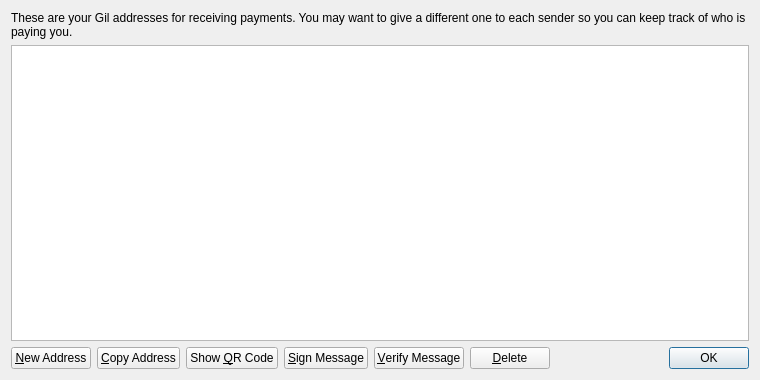
<?xml version="1.0" encoding="UTF-8"?>
<ui version="4.0">
 <class>AddressBookPage</class>
 <widget class="QWidget" name="AddressBookPage">
  <property name="geometry">
   <rect>
    <x>0</x>
    <y>0</y>
    <width>760</width>
    <height>380</height>
   </rect>
  </property>
  <property name="windowTitle">
   <string>Address Book</string>
  </property>
  <layout class="QVBoxLayout" name="verticalLayout">
   <item>
    <widget class="QLabel" name="labelExplanation">
     <property name="text">
      <string>These are your Gil addresses for receiving payments. You may want to give a different one to each sender so you can keep track of who is paying you.</string>
     </property>
     <property name="textFormat">
      <enum>Qt::PlainText</enum>
     </property>
     <property name="wordWrap">
      <bool>true</bool>
     </property>
    </widget>
   </item>
   <item>
    <widget class="QTableView" name="tableView">
     <property name="contextMenuPolicy">
      <enum>Qt::CustomContextMenu</enum>
     </property>
     <property name="toolTip">
      <string>Double-click to edit address or label</string>
     </property>
     <property name="tabKeyNavigation">
      <bool>false</bool>
     </property>
     <property name="alternatingRowColors">
      <bool>true</bool>
     </property>
     <property name="selectionMode">
      <enum>QAbstractItemView::SingleSelection</enum>
     </property>
     <property name="selectionBehavior">
      <enum>QAbstractItemView::SelectRows</enum>
     </property>
     <property name="sortingEnabled">
      <bool>true</bool>
     </property>
     <attribute name="verticalHeaderVisible">
      <bool>false</bool>
     </attribute>
    </widget>
   </item>
   <item>
    <layout class="QHBoxLayout" name="horizontalLayout">
     <item>
      <widget class="QPushButton" name="newAddressButton">
       <property name="toolTip">
        <string>Create a new address</string>
       </property>
       <property name="text">
        <string>&amp;New Address</string>
       </property>
       <property name="icon">
        <iconset resource="../bitcoin.qrc">
         <normaloff>:/icons/add</normaloff>:/icons/add</iconset>
       </property>
      </widget>
     </item>
     <item>
      <widget class="QPushButton" name="copyToClipboard">
       <property name="toolTip">
        <string>Copy the currently selected address to the system clipboard</string>
       </property>
       <property name="text">
        <string>&amp;Copy Address</string>
       </property>
       <property name="icon">
        <iconset resource="../bitcoin.qrc">
         <normaloff>:/icons/editcopy</normaloff>:/icons/editcopy</iconset>
       </property>
      </widget>
     </item>
     <item>
      <widget class="QPushButton" name="showQRCode">
       <property name="text">
        <string>Show &amp;QR Code</string>
       </property>
       <property name="icon">
        <iconset resource="../bitcoin.qrc">
         <normaloff>:/icons/qrcode</normaloff>:/icons/qrcode</iconset>
       </property>
      </widget>
     </item>
     <item>
      <widget class="QPushButton" name="signMessage">
       <property name="toolTip">
        <string>Sign a message to prove you own a Bitcoin address</string>
       </property>
       <property name="text">
        <string>&amp;Sign Message</string>
       </property>
       <property name="icon">
        <iconset resource="../bitcoin.qrc">
         <normaloff>:/icons/edit</normaloff>:/icons/edit</iconset>
       </property>
      </widget>
     </item>
     <item>
      <widget class="QPushButton" name="verifyMessage">
       <property name="toolTip">
        <string>Verify a message to ensure it was signed with a specified Bitcoin address</string>
       </property>
       <property name="text">
        <string>&amp;Verify Message</string>
       </property>
       <property name="icon">
        <iconset resource="../bitcoin.qrc">
         <normaloff>:/icons/transaction_0</normaloff>:/icons/transaction_0</iconset>
       </property>
      </widget>
     </item>
     <item>
      <widget class="QPushButton" name="deleteButton">
       <property name="toolTip">
        <string>Delete the currently selected address from the list. Only sending addresses can be deleted.</string>
       </property>
       <property name="text">
        <string>&amp;Delete</string>
       </property>
       <property name="icon">
        <iconset resource="../bitcoin.qrc">
         <normaloff>:/icons/remove</normaloff>:/icons/remove</iconset>
       </property>
      </widget>
     </item>
     <item>
      <spacer name="horizontalSpacer">
       <property name="orientation">
        <enum>Qt::Horizontal</enum>
       </property>
       <property name="sizeHint" stdset="0">
        <size>
         <width>40</width>
         <height>20</height>
        </size>
       </property>
      </spacer>
     </item>
     <item>
      <widget class="QDialogButtonBox" name="buttonBox">
       <property name="sizePolicy">
        <sizepolicy hsizetype="Maximum" vsizetype="Fixed">
         <horstretch>0</horstretch>
         <verstretch>0</verstretch>
        </sizepolicy>
       </property>
       <property name="standardButtons">
        <set>QDialogButtonBox::Ok</set>
       </property>
      </widget>
     </item>
    </layout>
   </item>
  </layout>
 </widget>
 <resources>
  <include location="../bitcoin.qrc"/>
 </resources>
 <connections/>
</ui>
